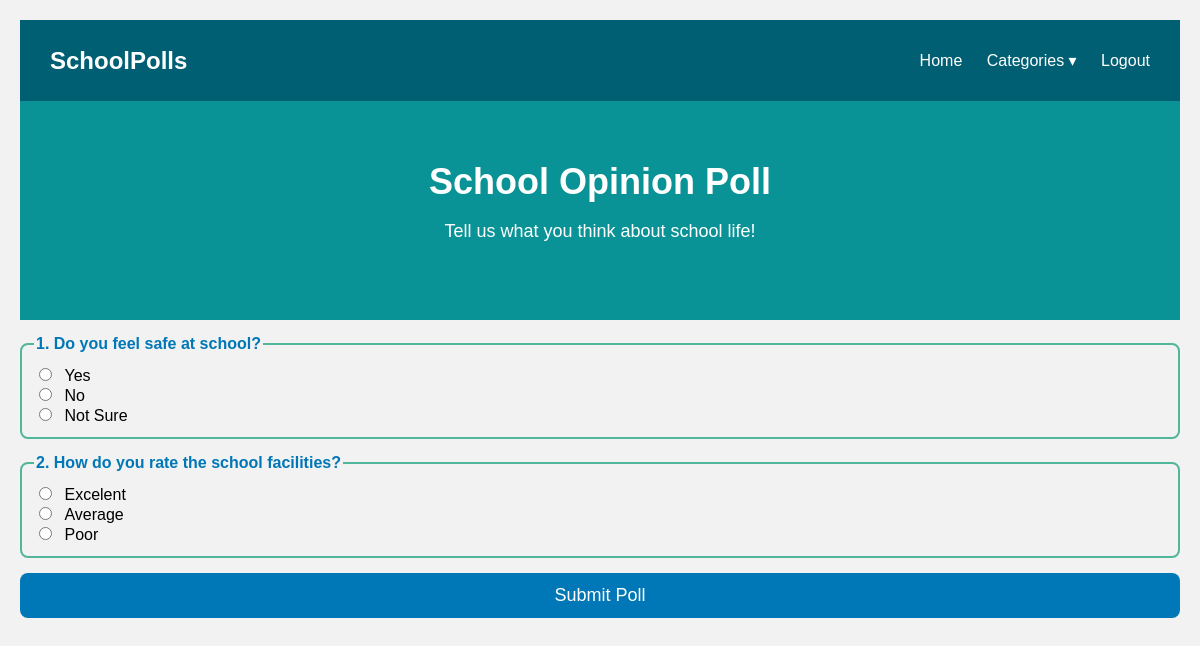
/school_opinion/, run on the app's committed database.
### pollapp/models.py (models this page shows, shortened)
class PollQuestion(models.Model):
    question = models.CharField(max_length=255)
    category = models.CharField(max_length=50)

class PollOption(models.Model):
    question = models.ForeignKey(PollQuestion, on_delete=models.CASCADE, related_name="options")
    option_text = models.CharField(max_length=200)

### pollapp/views.py (the view)
# urls.py: path('school_opinion/', views.school_opinion_view, name='school_opinion'),
def school_opinion_view(request):
    questions = PollQuestion.objects.filter(category='school_opinion')
    return render(request, 'school_opinion.html', {'questions': questions})

### pollapp/templates/school_opinion.html (shortened to what this page needs)
{% load static %}
<!DOCTYPE html>
<html lang="en">
<head>
    <link rel="stylesheet" href="{% static 'academic_subject.css' %}">
    <link rel="stylesheet" href="{% static 'styleee.css' %}">
</head>
<body>
    <nav class="navbar">
        <div class="logo">SchoolPolls</div>
        <ul class="nav-links">
            <li><a href="{% url 'home' %}">Home</a></li>
             <li class="dropdown">
                <a href="#" class="dropbtn">Categories ▾</a>
            </li>
            <li><a href="{% url 'login' %}">Logout</a></li>
        </ul>
    </nav>
    <header class="header-banner">
        <h1>School Opinion Poll</h1>
        <p>Tell us what you think about school life!</p>
    </header>
    <form id="pollForm" method="POST">
      {% for q in questions %}
      <fieldset>
        <legend>{{ forloop.counter }}. {{ q.question }}</legend>
         {% for option in q.options.all %}
        <div>
            <input type="radio"
                name="q{{q.id}}"
                value="{{option.option_text}}">
                <label>{{option.option_text}}</label>
        </div>
         {% endfor %}
    </fieldset>
    {% endfor %}
    <button type="submit" class="submit-btn">Submit Poll</button>
</form>
</body>
</html>

### pollapp/static/academic_subject.css (style rules this page uses)
body { margin: 0; font-family: Arial, sans-serif; background: #eef2f3; padding: 20px; }
fieldset { border: 2px solid #52b69a; margin: 15px 0; padding: 12px; border-radius: 8px; }
legend { font-weight: bold; color: #0077b6; }
input[type="radio"] { margin-right: 8px; }
label { margin-right: 18px; font-size: 16px; cursor: pointer; }
.submit-btn { display: block; width: 100%; padding: 12px; background: #0077b6; color: #fff; font-size: 18px; border: none; border-radius: 8px; cursor: pointer; }

### pollapp/static/styleee.css (style rules this page uses)
body { margin: 0; font-family: Arial, sans-serif; background: #f2f2f2; }
.navbar { display: flex; justify-content: space-between; align-items: center; background: #005f73; padding: 15px 30px; color: #fff; }
.navbar .logo { font-size: 24px; font-weight: bold; }
.nav-links { list-style: none; }
.nav-links li { display: inline; margin-left: 20px; }
.nav-links a { text-decoration: none; color: #fff; font-size: 16px; }
.dropdown .dropbtn { cursor: pointer; }
.header-banner { text-align: center; background: #0a9396; color: #fff; padding: 60px 0; }
.header-banner h1 { margin: 0; font-size: 36px; }
.header-banner p { font-size: 18px; }

### data on the page
PollQuestion: question "Do you feel safe at school?"
PollOption: option_text "Yes"
PollOption: option_text "No"
PollOption: option_text "Not Sure"
PollQuestion: question "How do you rate the school facilities?"
PollOption: option_text "Excelent"
PollOption: option_text "Average"
PollOption: option_text "Poor"
